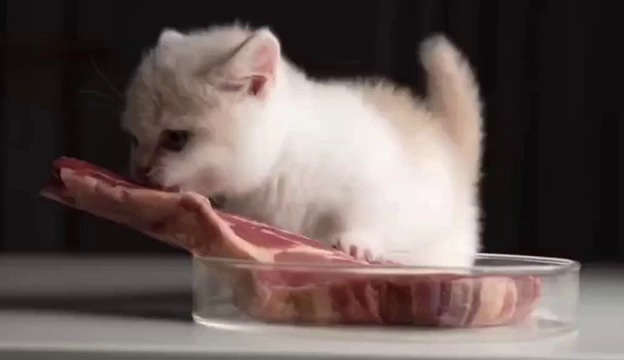
#> input picture frame 0 of data/Kitty 5 sec.mp4, 624 x 360 px, given in place of Смерть клетки.mp4, which was not available
$ python Video_main.py   (older library calls are emulated)
#> lines starting #> are read from the running program, lines starting #| are printed output that depends on the picture; after the words box and inside, x2 and y2 are one past the last pixel; in counts of white or black regions, pixels touching at a corner belong together; pictures that were not available may be replaced by others from this repository, and a replacement may not be noted
import time

import cv2
import numpy as np
import matplotlib.pyplot as plt
from numba import jit, prange
import warnings

# Игнорирование всех предупреждений
warnings.filterwarnings("ignore")


# region 1
# [13 lines left out: function apply_edge_detection_sobel, not called in this run]


def apply_edge_detection(image):
    # Преобразование изображения в оттенки серого
    # gray_image = cv2.cvtColor(image, cv2.COLOR_BGR2GRAY)

    # Применение алгоритма Кэнни для поиска краев
    edges_canny = cv2.Canny(image, 50, 200)

    return edges_canny


def fill_closed_regions(edges_image):
    # Находим контуры на изображении
    contours, _ = cv2.findContours(edges_image, cv2.RETR_EXTERNAL, cv2.CHAIN_APPROX_SIMPLE)

    # Создаем белое изображение такого же размера, как исходное
    filled_image = np.ones_like(edges_image)

    # Закрашиваем каждый контур белым цветом
    cv2.drawContours(filled_image, contours, -1, (255), thickness=cv2.FILLED)

    return filled_image


# [33 lines left out: functions display_task_2, compute_ptile_threshold, not called in this run]


# Функция для бинаризации изображения на основе порога
def binarize_image(image, threshold):
    _, binary_image = cv2.threshold(image, threshold, 255, cv2.THRESH_BINARY)
    return binary_image


# Функция для отображения изображения
# [40 lines left out: functions display_images, compute_global_threshold, not called in this run]


# endregion

# region 2.3

from sklearn.cluster import KMeans

"""

from sklearn.cluster import KMeans в Python используется для импорта класса KMeans из модуля sklearn.cluster,
 который предоставляет реализацию алгоритма KMeans для кластеризации данных.

KMeans - это один из наиболее популярных методов кластеризации в машинном обучении.
 Он разбивает набор данных на заранее определенное количество кластеров.
 Алгоритм стремится минимизировать среднеквадратическое расстояние между точками данных и центроидами
 (средними значениями) кластеров."""


# Функция для применения метода k-средних
# [98 lines left out: functions kmeans_segmentation, display_segmented_images, display_histogram, smooth_histogram, count_peaks, apply_adaptive_thresholding, not called in this run]


# endregion


def segmentation_with_edge_detection(image_original):
    # Применение алгоритмов выделения краев
    edges_canny = apply_edge_detection(image_original)

    # Применение сегментации на основе обнаруженных краев
    segmented_image = fill_closed_regions(edges_canny)
    return segmented_image


# [50 lines left out: functions binarize_image_ptile_threshold, binarize_image_global_threshold, binarize_image_kmeans_segmentation, binarize_image_adaptive_thresholding_min_max, binarize_image_adaptive_thresholding_median, binarize_image_adaptive_thresholding_mean, not called in this run]


def process_video(video_path, process_method, frame_step_in=10, flag=False):
    # Чтение видео
#> called with video_path = 'data/Смерть клетки.mp4', frame_step_in = 1, flag = True
    cap = cv2.VideoCapture(video_path)
    frame_count = int(cap.get(cv2.CAP_PROP_FRAME_COUNT))
    fps = int(cap.get(cv2.CAP_PROP_FPS))
    width = int(cap.get(cv2.CAP_PROP_FRAME_WIDTH))
    height = int(cap.get(cv2.CAP_PROP_FRAME_HEIGHT))

    # Определение кодека и создание объекта VideoWriter для сохранения видео
    fourcc = cv2.VideoWriter_fourcc(*'H264')
    out = cv2.VideoWriter(process_method.__name__ + ".mp4", fourcc, fps, (width, height))

    start_time = time.time()  # Засекаем время начала выполнения метода

    # Чтение каждого frame_step-го кадра из видео и обработка
    for i in range(0, frame_count, frame_step_in):
        cap.set(cv2.CAP_PROP_POS_FRAMES, i)
        ret, frame = cap.read()
        if ret:
            # Применение функции process_method к кадру
            if flag:
                frame = cv2.cvtColor(frame, cv2.COLOR_BGR2GRAY)
            frame_grayscale = process_method(frame)
            frame_grayscale_uint8 = cv2.convertScaleAbs(frame_grayscale)
            out.write(frame_grayscale_uint8)

            # Отображение кадра
            cv2.imshow(process_method.__name__, frame_grayscale_uint8)
            cv2.waitKey(1)  # Необходимо для корректного отображения кадра
        else:
            print("Failed to read frame")
#> this loop made 31 passes
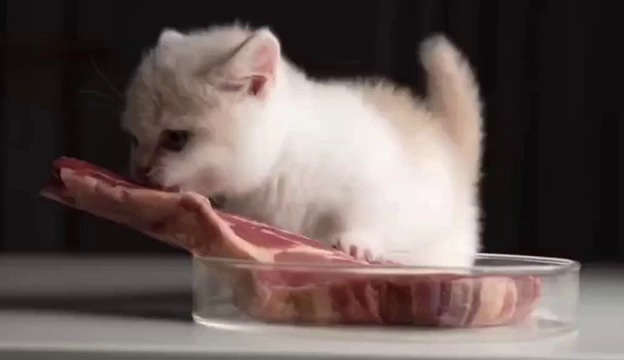
#> input picture frame 0 of data/Kitty 5 sec.mp4, 624 x 360 px, given in place of Смерть клетки.mp4, which was not available
#> pass 1, in process_video, `frame = cv2.cvtColor(frame, cv2.COLOR_BGR2GRAY)`:
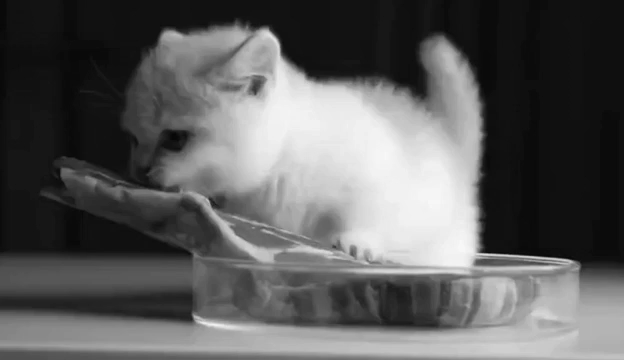
#> frame: shape (360, 624); min 6, max 248, mean 93.3
#> pass 1, in apply_edge_detection, `edges_canny = cv2.Canny(image, 50, 200)`:
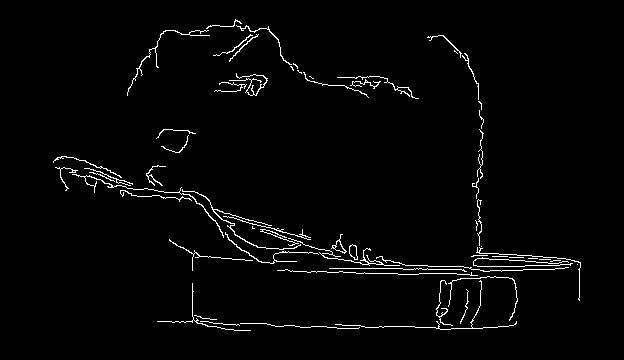
#> edges_canny: shape (360, 624); 2.2% white in thin lines or dots, all inside (x1, y1, x2, y2) = (53, 19, 581, 331)
#> after the loop:
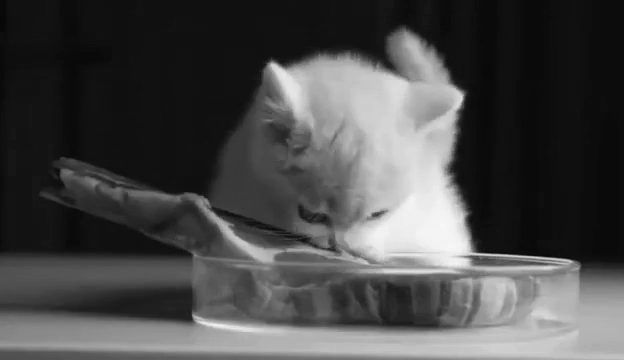
#> frame: shape (360, 624); min 7, max 248, mean 73.9
#> after the loop:
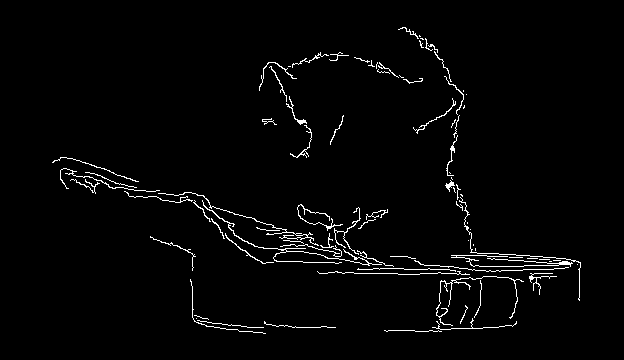
#> frame_grayscale: shape (360, 624); values 1 (black) and 255 (white), 2.2% white in thin lines or dots, all inside (x1, y1, x2, y2) = (52, 27, 581, 334)

    # Закрытие видео-файлов
    cap.release()
    out.release()

    end_time = time.time()  # Засекаем время окончания выполнения метода
    execution_time = end_time - start_time  # Вычисляем время выполнения
    print(f"Метод '{process_method.__name__}' обработал 5 секунд видео за {execution_time:.2f} секунд c "
          f"frame_step = {frame_step_in}")


if __name__ == "__main__":
    input_video_path = 'data/Kitty 5 sec.mp4'
    frame_step = 1  # каждый N-й кадр будет обработан
    # region 1
    process_video('data/Смерть клетки.mp4', segmentation_with_edge_detection, frame_step, True)
    # endregion

    # region 2.1
    # Загрузка изображения
    process_video(input_video_path, binarize_image_ptile_threshold, frame_step, True)
    # endregion

    # region 2.2
    process_video(input_video_path, binarize_image_global_threshold, frame_step, True)
    # endregion

    # region 2.3
    process_video(input_video_path, binarize_image_kmeans_segmentation, frame_step, True)
    # endregion

    # region 3
    process_video(input_video_path, binarize_image_adaptive_thresholding_mean, frame_step, True)
    process_video(input_video_path, binarize_image_adaptive_thresholding_median, frame_step, True)
    process_video(input_video_path, binarize_image_adaptive_thresholding_min_max, frame_step, True)
    # endregion
